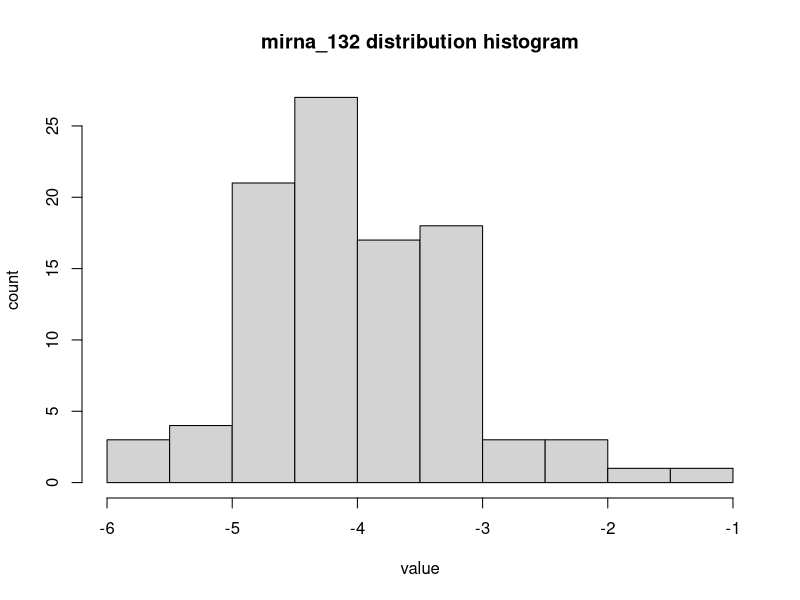
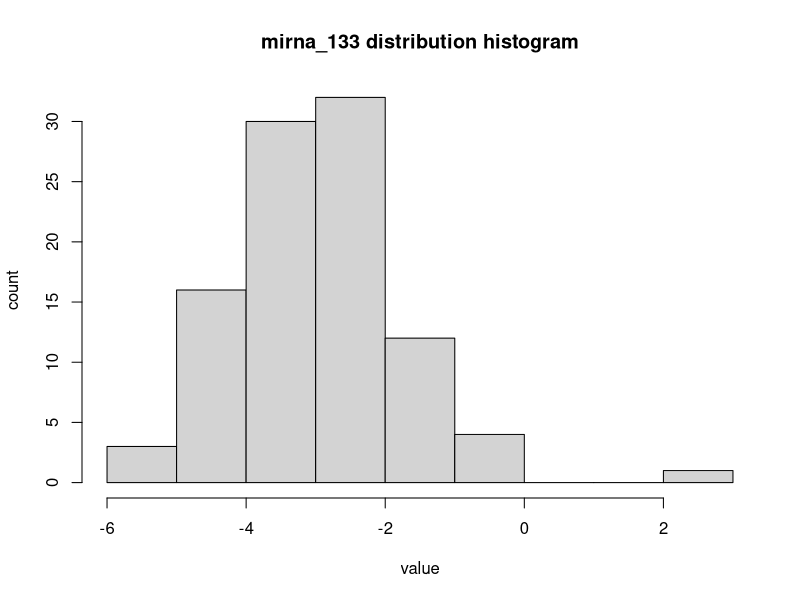
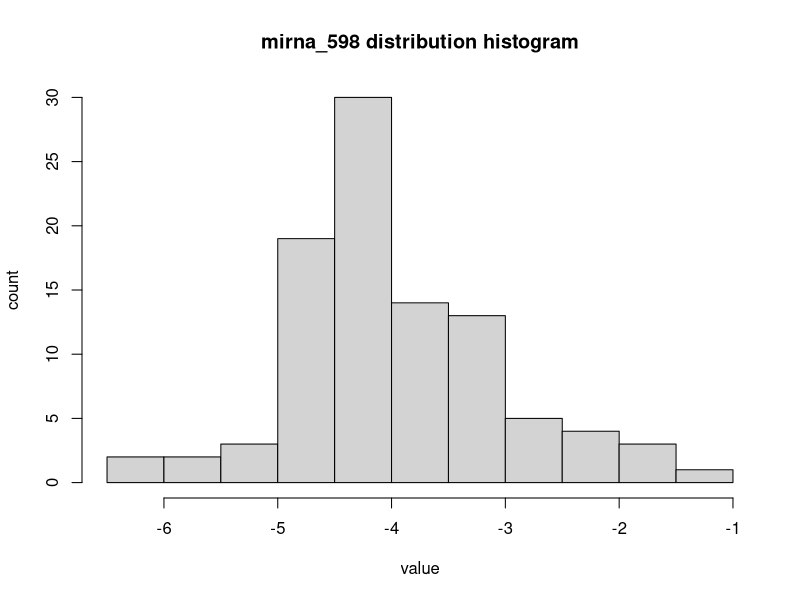
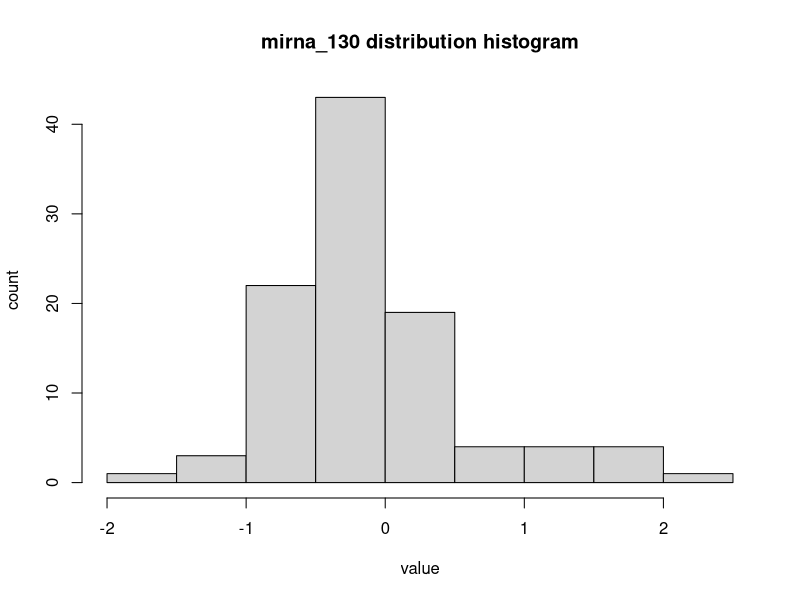
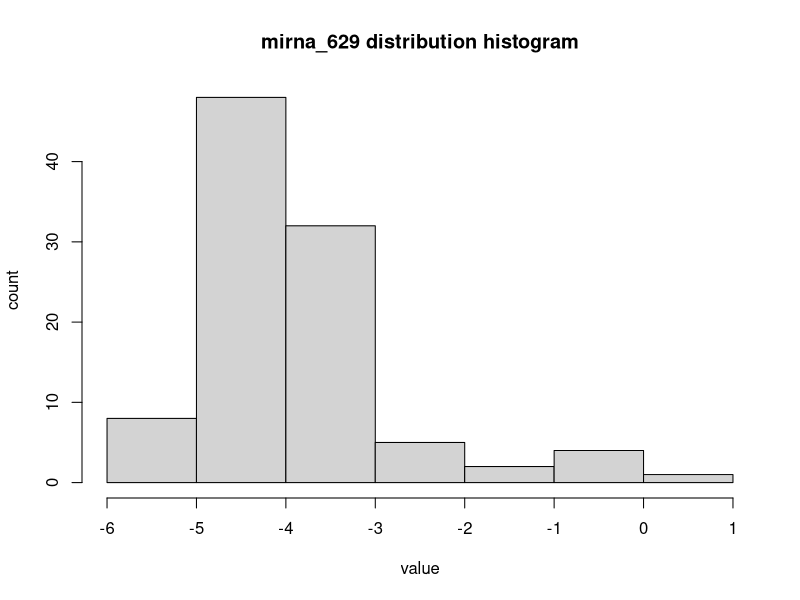

These charts were generated, in order, by the following R code: (Note: this script raises an error after producing the figures.)
library(dplyr)
library(readxl)
library(ggplot2)
mirna_mental.csv <- read.table("mirna_mental.csv", sep = ";", header = T)
mirna_mental.csv$bmi[mirna_mental.csv$bmi ==  " " ] <- "NA"

View(mirna_mental.csv)


# randomly selected samples after power calculation
# select 10 samples which got MDD withing three years after collection
case_10 <- subset(mirna_mental.csv, mirna_mental.csv$case_control == "Case" & mirna_mental.csv$time_MDD_years < 4  )
View(case_10)

case_10.test<- case_10[case_10$pkod %in% sample(case_10$pkod, 10),]
View(case_10.test)

control_10 <- subset(mirna_mental.csv, mirna_mental.csv$case_control == "Control"  )
control_10.test<- control_10[control_10$pkod %in% sample(control_10$pkod, 10),]
View(control_10.test)


### table 1 

##  calculate mean and SD for age and BMI, 52 case and 52 control and 104 total
mean_age_total <- mean(mirna_mental.csv$age_baseline) # 56.00962
mean_age_case <- mean(mirna_mental.csv$age_baseline[mirna_mental.csv$case_control == "Case"]) # 55.71154
mean_age_control <- mean(mirna_mental.csv$age_baseline[mirna_mental.csv$case_control == "Control"]) # 56.30769

sd_age_total <- sd(mirna_mental.csv$age_baseline) # 2.781685
sd_age_case <- sd(mirna_mental.csv$age_baseline[mirna_mental.csv$case_control == "Case"]) # 2.569325
sd_age_control <- sd(mirna_mental.csv$age_baseline[mirna_mental.csv$case_control == "Control"]) # 2,973995



# change blank cell in BMI column into NA and change "," in the middle of each value into "."to calculate mean and sd
mean_BMI_total <- mean(as.numeric(lapply(mirna_mental.csv$bmi[mirna_mental.csv$bmi != "NA"],
                                         function(x) gsub(",", ".", x)))) # 24.50875
mean_BMI_case <- mean(as.numeric(lapply(mirna_mental.csv$bmi[mirna_mental.csv$bmi != "NA" & mirna_mental.csv$case_control == "Case"],
                                        function(x) gsub(",", ".", x)))) # 24.96427
mean_BMI_control <- mean(as.numeric(lapply(mirna_mental.csv$bmi[mirna_mental.csv$bmi != "NA" & mirna_mental.csv$case_control == "Control"],
                                            function(x) gsub(",", ".", x)))) # 24.04333

sd_BMI_total <- sd(as.numeric(lapply(mirna_mental.csv$bmi[mirna_mental.csv$bmi != "NA"],
                                    function(x) gsub(",", ".", x)))) # 3.924952
sd_BMI_case <- sd(as.numeric(lapply(mirna_mental.csv$bmi[mirna_mental.csv$bmi != "NA" & mirna_mental.csv$case_control == "Case"],
                                       function(x) gsub(",", ".", x)))) # 3.856467
sd_BMI_control <- sd(as.numeric(lapply(mirna_mental.csv$bmi[mirna_mental.csv$bmi != "NA" & mirna_mental.csv$case_control == "Control"],
                                       function(x) gsub(",", ".", x)))) # 3.981731
length(mirna_mental.csv$bmi[mirna_mental.csv$bmi != "NA" & mirna_mental.csv$case_control == "Case"])
# check 
mean_age_total # 56.00962
mean_age_case #  55.71154
mean_age_control # 56.30769

sd_age_total # 2.781685
sd_age_case # 2.569325
sd_age_control # 2.973995



mean_BMI_total # 24.50875
mean_BMI_case # 24.96427
mean_BMI_control # 24.04333

sd_BMI_total # 3.924952
sd_BMI_case # 3.856467
sd_BMI_control # 3.981731


## current or past smoking (value = 0,1) and severe-alcohol (value = 2) percentage for total, case and control
observed_total_number_sm <- sum(!is.na(mirna_mental.csv$smoke_cat)) # 101 
smoking_number <- sum(mirna_mental.csv$smoke_cat %in% c(0,1)) # 26
smoking_percen <- smoking_number / observed_total_number_sm 
smoking_case_percen <- sum(mirna_mental.csv$smoke_cat %in% c(0,1) & mirna_mental.csv$case_control == "Case" & !is.na(mirna_mental.csv$smoke_cat)) /
                           sum(!is.na(mirna_mental.csv$smoke_cat) & mirna_mental.csv$case_control == "Case")
smoking_control_percen <- sum(mirna_mental.csv$smoke_cat %in% c(0,1) & mirna_mental.csv$case_control == "Control" & !is.na(mirna_mental.csv$smoke_cat)) /
                              sum(!is.na(mirna_mental.csv$smoke_cat) & mirna_mental.csv$case_control == "Control")

sev_alc_number <- sum(mirna_mental.csv$alc_cat %in% 2)
sev_alc_percen <- sev_alc_number / 104
sev_alc_case_percen <- sum(mirna_mental.csv$alc_cat %in% 2 & mirna_mental.csv$case_control == "Case") / 52
sev_alc_control_percen <- sum(mirna_mental.csv$alc_cat %in% 2 & mirna_mental.csv$case_control == "Control") / 52

# check
observed_total_number_sm # 101
smoking_number # 26
smoking_percen # 25.74257%
smoking_case_percen # 25.49021%
smoking_control_percen # 26%

# observed alcohol people 104
sev_alc_number # 20
sev_alc_percen # 19.2%
sev_alc_case_percen # 17.30769%
sev_alc_control_percen # 21.15385




## parameter test and non-parameter test for age, bmi, smoking, alcohol
t.test_age <- t.test(mirna_mental.csv$age_baseline[mirna_mental.csv$case_control == "Case"], 
       mirna_mental.csv$age_baseline[mirna_mental.csv$case_control == "Control"]) # p = 0.2767
t.test_bmi <- t.test(as.numeric(lapply(mirna_mental.csv$bmi[mirna_mental.csv$bmi != "NA" & mirna_mental.csv$case_control == "Case"],
                                       function(x) gsub(",", ".", x))),
                     as.numeric(lapply(mirna_mental.csv$bmi[mirna_mental.csv$bmi != "NA" & mirna_mental.csv$case_control == "Control"],
                                       function(x) gsub(",", ".", x))))

# check 
t.test_age # p = 0.2767
t.test_bmi # p = 0.2603


## non-parameter test for smoking (0,1) or not (2)
mirna_mental.csv$smoke_cat[mirna_mental.csv$smoke_cat == 0 ] <- "smokers"
mirna_mental.csv$smoke_cat[mirna_mental.csv$smoke_cat == 1 ] <- "smokers"
mirna_mental.csv$smoke_cat[mirna_mental.csv$smoke_cat == 2] <- "non smokers"

data <- data.frame(group = mirna_mental.csv$case_control,
                   smoking_status =  mirna_mental.csv$smoke_cat)

data <- na.omit(data)

test <- table(data$group, data$smoking_status)

smoking_chisq_res <- chisq.test(test)


# non-parameter test for alcohol (2) and alcohol (0,1) in case and control
mirna_mental.csv$alc_cat[mirna_mental.csv$alc_cat == 0] <- "non alcohol"
mirna_mental.csv$alc_cat[mirna_mental.csv$alc_cat == 1] <- "non alcohol"
mirna_mental.csv$alc_cat[mirna_mental.csv$alc_cat == 2] <- "sev_alcohol"

data_alc <- data.frame(group = mirna_mental.csv$case_control,
                       alc_status =  mirna_mental.csv$alc_cat)

data_alc <- na.omit(data_alc)

test_alc <- table(data_alc$group, data_alc$alc_status)
test_alc
alc_chisq_res <- chisq.test(test_alc) # p = 0.8035

# check 
alc_chisq_res # p = 0.8035
smoking_chisq_res # p = 1


## introducing our experimental results and remove old results from others
new_mirna <- mirna_mental.csv[, !names(mirna_mental.csv) %in% c("dCt_miR_17_5p", "dCt_miR_134_5p" , "dCt_miR_144_5p" ,"dCt_let_7b_5p",  "dCt_let_7c_5p")]
experi_results <- read_excel("new_experiment results.xlsx")
new_mirna_test1 <- merge(experi_results, new_mirna, by = "pkod")
new_mirna <- new_mirna_test1[, !names(new_mirna_test1) %in% c("Cq Mean_425","Cq Mean_133",  "Cq Mean_132" , "Cq Mean_598", "Cq Mean_130", "Cq Mean_629" )]
new_mirna$`delta 598`<- as.numeric(new_mirna$`delta 598`)
new_mirna$case_control <- as.factor(ifelse(new_mirna$case_control == "Case", 1, 0))

## table 2: test delta mirna expression level statistical difference between case and control
## t test for normal distribution, wilxcon test for skewed distribution

# have a look at the distribution of each delta mirna
hist(new_mirna$`delta 132`, main = "mirna_132 distribution histogram", xlab = "value", ylab = "count")
hist(new_mirna$`delta 133`, main = "mirna_133 distribution histogram", xlab = "value", ylab = "count")
hist(as.numeric(new_mirna$`delta 598`), main = "mirna_598 distribution histogram", xlab = "value", ylab = "count")
hist(new_mirna$`delta 130`, main = "mirna_130 distribution histogram", xlab = "value", ylab = "count")
hist(new_mirna$`delta 629`, main = "mirna_629 distribution histogram", xlab = "value", ylab = "count")

# check
# all five mirna data are in normal distribution

# mean and median and sd of each mirna
mean_132_case <- mean(new_mirna$`delta 132`[!is.na(new_mirna$`delta 132`) & new_mirna$case_control == 1 ])
mean_132_control <- mean(new_mirna$`delta 132`[!is.na(new_mirna$`delta 132`) & new_mirna$case_control == 0 ])
median_132_case <- median(new_mirna$`delta 132`[!is.na(new_mirna$`delta 132`) & new_mirna$case_control == 1 ])
median_132_control <- median(new_mirna$`delta 132`[!is.na(new_mirna$`delta 132`) & new_mirna$case_control == 0 ])
sd_132_case <- sd(new_mirna$`delta 132`[!is.na(new_mirna$`delta 132`) & new_mirna$case_control == 1 ])
sd_132_control <- sd(new_mirna$`delta 132`[!is.na(new_mirna$`delta 132`) & new_mirna$case_control == 0 ])
t.test_132 <-  t.test(new_mirna$`delta 132`[!is.na(new_mirna$`delta 132`) & new_mirna$case_control == 1 ],
                      new_mirna$`delta 132`[!is.na(new_mirna$`delta 132`) & new_mirna$case_control == 0 ])

mean_133_case <- mean(new_mirna$`delta 133`[!is.na(new_mirna$`delta 133`) & new_mirna$case_control == 1 ])
mean_133_control <- mean(new_mirna$`delta 133`[!is.na(new_mirna$`delta 133`) & new_mirna$case_control == 0 ])
median_133_case <- median(new_mirna$`delta 133`[!is.na(new_mirna$`delta 133`) & new_mirna$case_control == 1 ])
median_133_control <- median(new_mirna$`delta 133`[!is.na(new_mirna$`delta 133`) & new_mirna$case_control == 0 ])
sd_133_case <- sd(new_mirna$`delta 133`[!is.na(new_mirna$`delta 133`) & new_mirna$case_control == 1 ])
sd_133_control <- sd(new_mirna$`delta 133`[!is.na(new_mirna$`delta 133`) & new_mirna$case_control == 0 ])
t.test_133 <-  t.test(new_mirna$`delta 133`[!is.na(new_mirna$`delta 133`) & new_mirna$case_control == 1 ],
                      new_mirna$`delta 133`[!is.na(new_mirna$`delta 133`) & new_mirna$case_control == 0 ])


mean_130_case <- mean(new_mirna$`delta 130`[!is.na(new_mirna$`delta 130`) & new_mirna$case_control == 1 ])
mean_130_control <- mean(new_mirna$`delta 130`[!is.na(new_mirna$`delta 130`) & new_mirna$case_control == 0 ])
median_130_case <- median(new_mirna$`delta 130`[!is.na(new_mirna$`delta 130`) & new_mirna$case_control == 1 ])
median_130_control <- median(new_mirna$`delta 130`[!is.na(new_mirna$`delta 130`) & new_mirna$case_control == 0 ])
sd_130_case <- sd(new_mirna$`delta 130`[!is.na(new_mirna$`delta 130`) & new_mirna$case_control == 1 ])
sd_130_control <- sd(new_mirna$`delta 130`[!is.na(new_mirna$`delta 130`) & new_mirna$case_control == 0 ])
t.test_130 <-  t.test(new_mirna$`delta 130`[!is.na(new_mirna$`delta 130`) & new_mirna$case_control == 1 ],
                      new_mirna$`delta 130`[!is.na(new_mirna$`delta 130`) & new_mirna$case_control == 0 ])


mean_598_case <- mean(new_mirna$`delta 598`[!is.na(new_mirna$`delta 598`) & new_mirna$case_control == 1 ])
mean_598_control <- mean(new_mirna$`delta 598`[!is.na(new_mirna$`delta 598`) & new_mirna$case_control == 0 ])
median_598_case <- median(new_mirna$`delta 598`[!is.na(new_mirna$`delta 598`) & new_mirna$case_control == 1 ])
median_598_control <- median(new_mirna$`delta 598`[!is.na(new_mirna$`delta 598`) & new_mirna$case_control == 0 ])
sd_598_case <- sd(new_mirna$`delta 598`[!is.na(new_mirna$`delta 598`) & new_mirna$case_control == 1 ])
sd_598_control <- sd(new_mirna$`delta 598`[!is.na(new_mirna$`delta 598`) & new_mirna$case_control == 0 ])
t.test_598 <-  t.test(new_mirna$`delta 598`[!is.na(new_mirna$`delta 598`) & new_mirna$case_control == 1 ],
                      new_mirna$`delta 598`[!is.na(new_mirna$`delta 598`) & new_mirna$case_control == 0 ])


mean_629_case <- mean(new_mirna$`delta 629`[!is.na(new_mirna$`delta 629`) & new_mirna$case_control == 1 ])
mean_629_control <- mean(new_mirna$`delta 629`[!is.na(new_mirna$`delta 629`) & new_mirna$case_control == 0 ])
median_629_case <- median(new_mirna$`delta 629`[!is.na(new_mirna$`delta 629`) & new_mirna$case_control == 1 ])
median_629_control <- median(new_mirna$`delta 629`[!is.na(new_mirna$`delta 629`) & new_mirna$case_control == 0 ])
sd_629_case <- sd(new_mirna$`delta 629`[!is.na(new_mirna$`delta 629`) & new_mirna$case_control == 1 ])
sd_629_control <- sd(new_mirna$`delta 629`[!is.na(new_mirna$`delta 629`) & new_mirna$case_control == 0 ])
t.test_629 <-  t.test(new_mirna$`delta 629`[!is.na(new_mirna$`delta 629`) & new_mirna$case_control == 1 ],
                      new_mirna$`delta 629`[!is.na(new_mirna$`delta 629`) & new_mirna$case_control == 0 ])


# check 
new_test_idx <- order(new_mirna$case_control)
new_test_idx
new_ordered_mirna <- new_mirna[new_test_idx,]
View(new_ordered_mirna)


mean_132_case # -4.187755
mean_132_control # -3.819796
median_132_case # -4.21
median_132_control # -3.92
sd_132_case # 0.6774285
sd_132_control # 0.92921
t.test_132 # p value = 0.02762

mean_133_case # -2.8544
mean_133_control # -3.188958
median_133_case # -2.795
median_133_control # -3.32
sd_133_case # 1.137362
sd_133_control # 1.297856
t.test_133 # p value = 0.1787

mean_130_case # 0.01705882
mean_130_control # -0.256
median_130_case # -0.15
median_130_control # -0.29
sd_130_case # 0.659722
sd_130_control # 0.6240716
t.test_130 # p value = 0.03505

mean_598_case # -3.916327
mean_598_control # -4.033404
median_598_case # -4.05
median_598_control # -4.27
sd_598_case # 0.6529858
sd_598_control # 1.12238
t.test_598 # p value = 0.5363


mean_629_case # -3.945294
mean_629_control # -3.801429
median_629_case # -4.03
median_629_control # -4.07
sd_629_case # 1.164325
sd_629_control # 1.045498
t.test_629 # p value = 0.5168



## logistic regression

# logistic regression without age, bmi adjusted
log_132 <- glm(case_control ~ `delta 132`, 
               data = new_mirna, family = binomial, na.action = na.exclude)

log_133 <- glm(case_control ~ `delta 133`, 
               data = new_mirna, family = binomial, na.action = na.exclude)

log_130 <- glm(case_control ~ `delta 130`, 
               data = new_mirna, family = binomial, na.action = na.exclude)

log_598 <- glm(case_control ~ `delta 598`, 
               data = new_mirna, family = binomial, na.action = na.exclude)
 
log_629 <- glm(case_control ~ `delta 629`, 
               data = new_mirna, family = binomial, na.action = na.exclude)


# 95 CI interval, interval dont including 0, statistical significant.
confic_95ci_132 <- exp(confint(log_132)[2,])
confic_95ci_133 <- exp(confint(log_133)[2,])
confic_95ci_130 <- exp(confint(log_130)[2,])
confic_95ci_598 <- exp(confint(log_598)[2,])
confic_95ci_629 <- exp(confint(log_629)[2,])

# log(OR) = coef(log_132)[2]
OR_132 <- exp(coef(log_132)[2])
OR_133 <- exp(coef(log_133)[2])
OR_130 <- exp(coef(log_130)[2])
OR_598 <- exp(coef(log_598)[2])
OR_629 <- exp(coef(log_629)[2])



# check 
summary(log_132) # p = 0.0327*
OR_132 # 0.5597074 , means 1 unit of miRNA 132 increasing,  the possibility of getting case decreased 0.559
confic_95ci_132 #  0.3176055 0.9309509 

summary(log_133) # P = 0.181
OR_133 # 1.263692
confic_95ci_133 # 0.9064936 1.8120590

summary(log_130) # p = 0.0419 *
OR_130 #  2.011052
confic_95ci_130 # 1.061790 4.153805

summary(log_598) # p = 0.528
OR_598 #  1.154412
confic_95ci_598 # 0.7407306 1.8264510

summary(log_629) # p = 0.515
OR_629 #  0.8869728 
confic_95ci_629 # 0.6085727 1.2702380

# logistic regression with age adjusted
# adjust bmi value , turn into numeric and change the "," into "." 
new_mirna$bmi <-  as.numeric(lapply(new_mirna$bmi, function(x) gsub(",", ".", x)))

log_132_adj_age <- glm(case_control ~ `delta 132` + age_baseline   , 
                        data = new_mirna, family = binomial, na.action = na.exclude)

log_133_adj_age <- glm(case_control ~ `delta 133` + age_baseline , 
                        data = new_mirna, family = binomial, na.action = na.exclude)

log_130_adj_age  <- glm(case_control ~ `delta 130` + age_baseline , 
                         data = new_mirna, family = binomial, na.action = na.exclude)

log_598_adj_age  <- glm(case_control ~ `delta 598` + age_baseline  , 
                         data = new_mirna, family = binomial, na.action = na.exclude)

log_629_adj_age  <- glm(case_control ~ `delta 629` + age_baseline  , 
                         data = new_mirna, family = binomial, na.action = na.exclude)

# 95 CI interval, interval dont including 0, statistical significant.
confic_95ci_132_adj_age <- exp(confint(log_132_adj_age)[2,])
confic_95ci_133_adj_age <- exp(confint(log_133_adj_age)[2,])
confic_95ci_130_adj_age <- exp(confint(log_130_adj_age)[2,])
confic_95ci_598_adj_age <- exp(confint(log_598_adj_age)[2,])
confic_95ci_629_adj_age <- exp(confint(log_629_adj_age)[2,])

# log(OR) = coef(log_132)[2]
OR_132_adj_age <- exp(coef(log_132_adj_age)[2])
OR_133_adj_age <- exp(coef(log_133_adj_age)[2])
OR_130_adj_age <- exp(coef(log_130_adj_age)[2])
OR_598_adj_age <- exp(coef(log_598_adj_age)[2])
OR_629_adj_age <- exp(coef(log_629_adj_age)[2])


# check
summary(log_132_adj_age) # p = 0.0216 *
summary(log_133_adj_age) # p = 0.194
summary(log_130_adj_age) # p = 0.037 *
summary(log_598_adj_age) # p = 0.605
summary(log_629_adj_age) # p = 0.585

confic_95ci_132_adj_age #  0.2888053 0.8835155 
confic_95ci_133_adj_age #  0.8998505 1.8007906 
confic_95ci_130_adj_age #  1.082140 4.281113 
confic_95ci_598_adj_age #  0.7182494 1.7875313 
confic_95ci_629_adj_age #  0.6194637 1.2989638 

OR_132_adj #  0.506546 
OR_133_adj #  1.19547 
OR_130_adj #  1.843425 
OR_598_adj #  1.011382 
OR_629_adj #  0.8648989 







